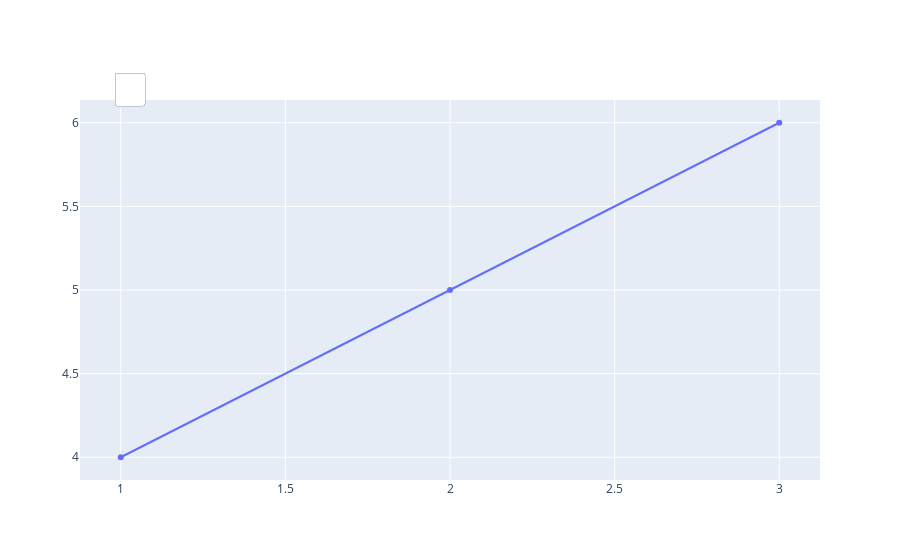

This figure's notebook cell:
### Code cell
import plotly.graph_objects as go

fig = go.Figure(data=[go.Scatter(x=[1, 2, 3], y=[4, 5, 6])])

fig.update_layout(
    updatemenus=[
        dict(
            type="buttons",
            showactive=False,
            buttons=[
                dict(
                    label="",
                    method="update",
                    args=[{"visible": [True]},
                          {"title": "All"}]
                )
            ],
            direction="left",
            pad={"r": 10, "t": 10},
            x=0.1,
            y=1.1 # modifier cette valeur pour changer la position du mode bar
        )
    ]
)

fig

### Figure 1 — Plotly figure (JSON) as saved in the notebook; plotly's stock layout.template omitted (floating-point values rounded to 4 significant figures)
{"data": [{"type": "scatter", "x": [1, 2, 3], "y": [4, 5, 6]}], "layout": {"updatemenus": [{"buttons": [{"args": [{"visible": [true]}, {"title": "All"}], "label": "", "method": "update"}], "direction": "left", "pad": {"r": 10, "t": 10}, "showactive": false, "type": "buttons", "x": 0.1, "y": 1.1}]}}
